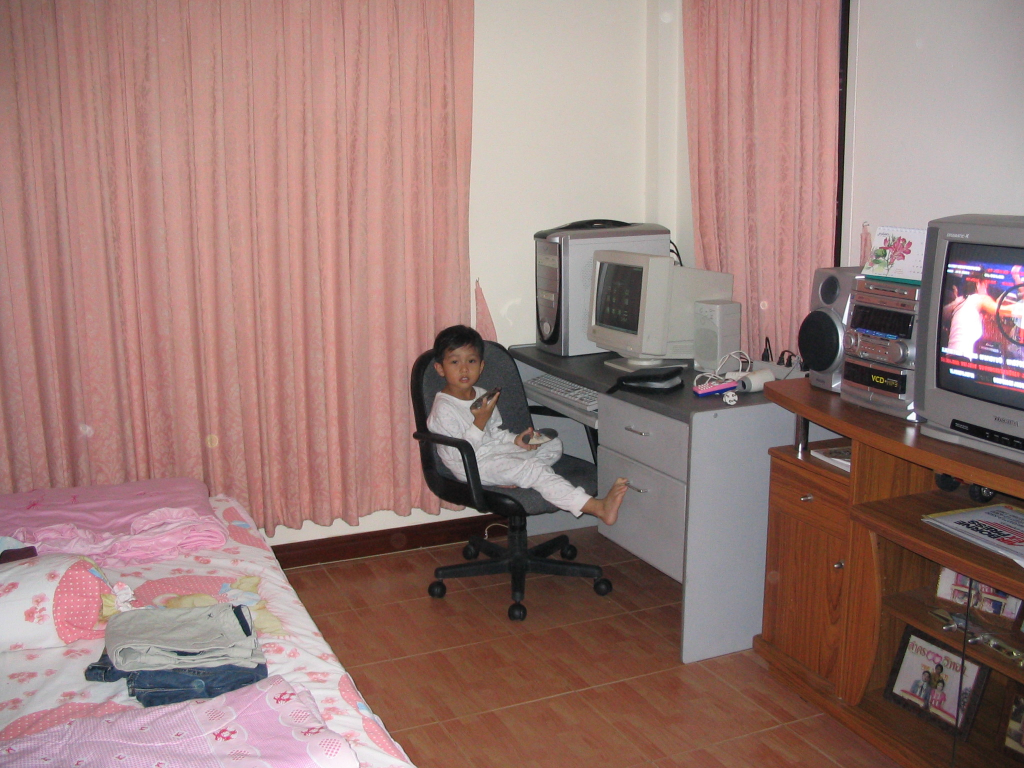
#> input picture Mc_Com.JPG, 2048 x 1536 px (shown at 1/2 size)
$ python basic.py
#> lines starting #> are read from the running program, lines starting #| are printed output that depends on the picture
import cv2 as cv

img = cv.imread('Mc_Com.JPG')
#> img is the input picture: shape (1536, 2048, 3); mean B, G, R 118.3, 123.3, 154.5
cv.imshow('Mc', img)

# Converting to grayscale
gray = cv.cvtColor(img, cv.COLOR_BGR2GRAY)
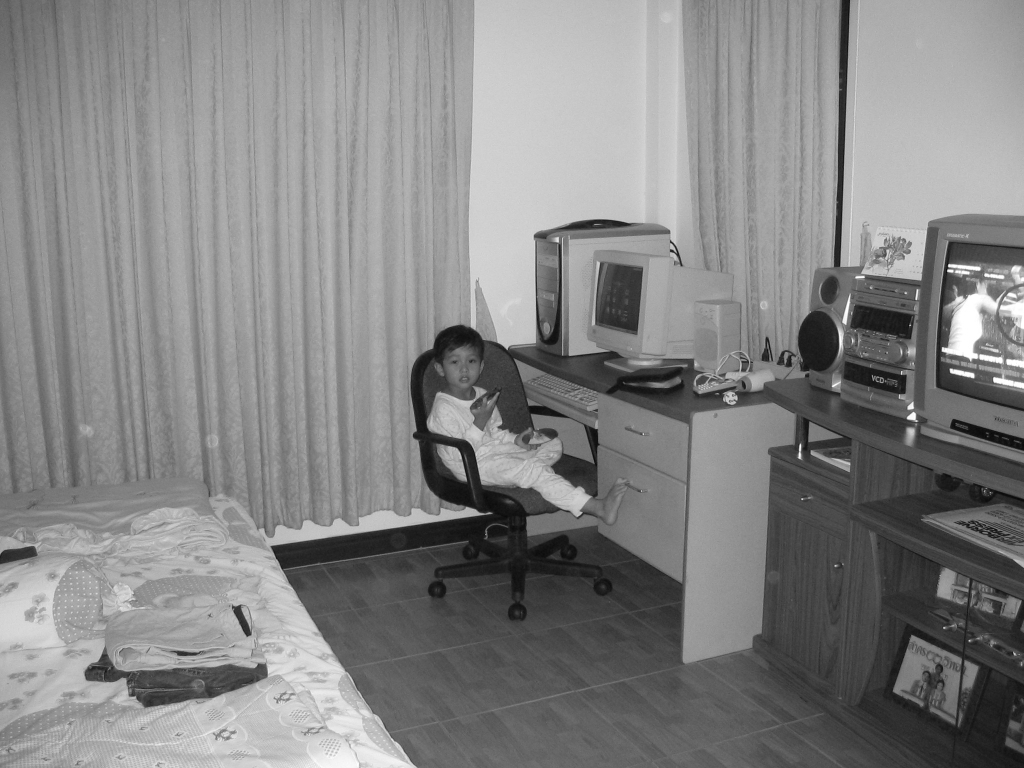
#> gray: shape (1536, 2048) (shown at 1/2 size); min 1, max 255, mean 132.1
cv.imshow('Gray', gray)

# Blur
# Number (7,7) the higher the number the more blur it get
blur = cv.GaussianBlur(img, (7,7), cv.BORDER_DEFAULT)
cv.imshow('Blur', blur)

# Edge Cascade
canny = cv.Canny(img, 125, 175)
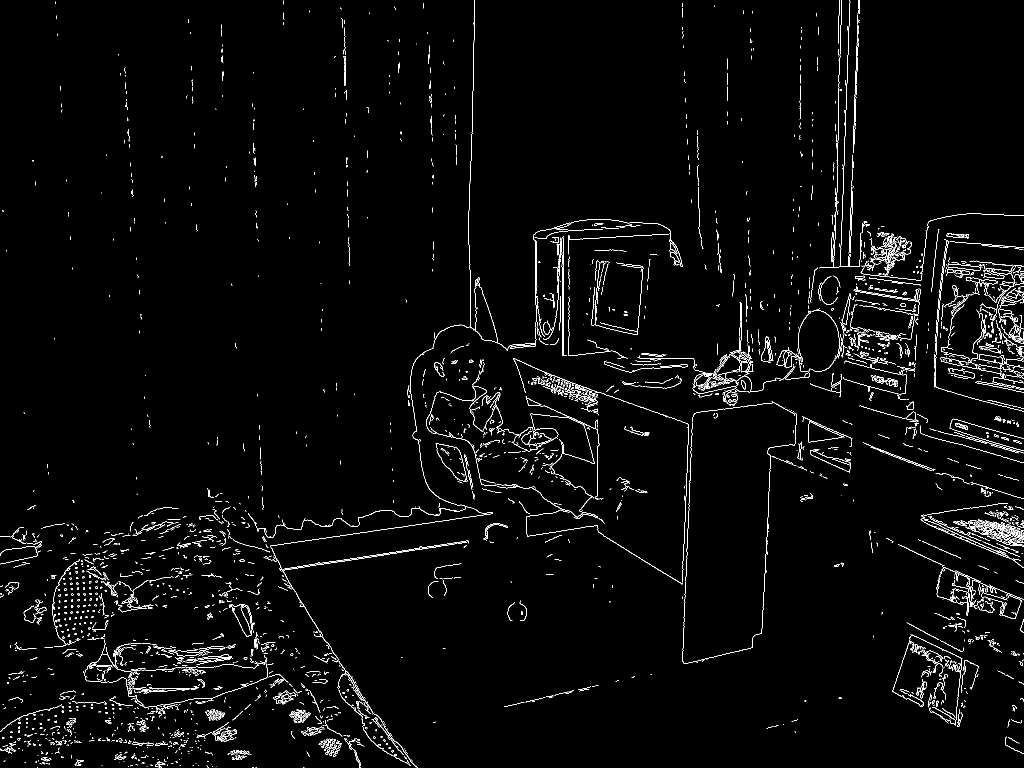
#> canny: shape (1536, 2048) (shown at 1/2 size); 2.3% white in thin lines or dots
cv.imshow('Canny Edges', canny)

# Dilating the image
# when try using more iterations the line get thicker
dilated = cv.dilate(canny, (3,3), iterations=1)
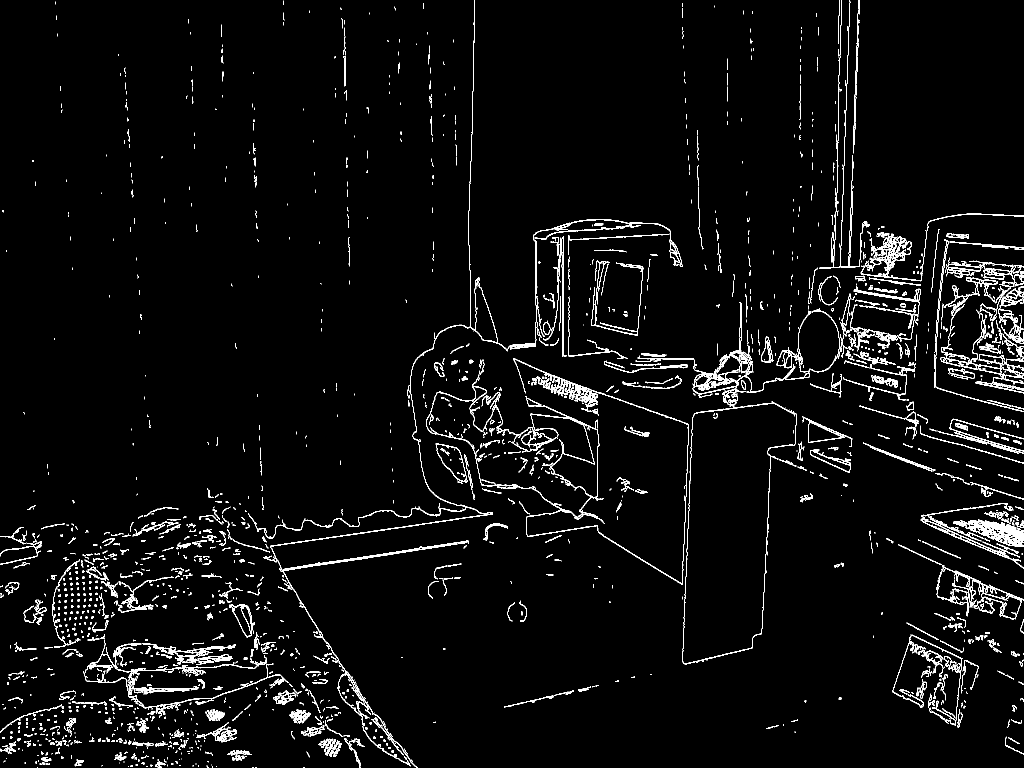
#> dilated: shape (1536, 2048) (shown at 1/2 size); 3.7% white in thin lines or dots
cv.imshow("Dilated", dilated)

# Eroding
eroded = cv.erode(dilated, (3,3), iterations=1)
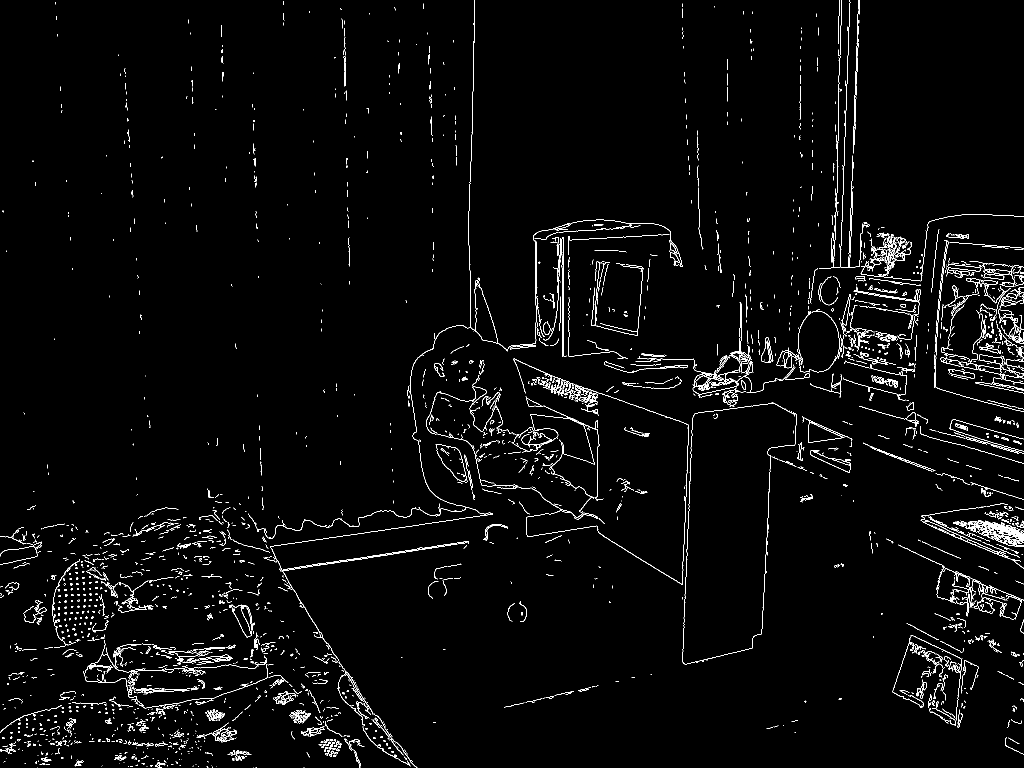
#> eroded: shape (1536, 2048) (shown at 1/2 size); 2.5% white in thin lines or dots
cv.imshow("Eroded", eroded)

# Resize to 500x500 ignore the aspect ration
resized = cv.resize(img, (500, 500))
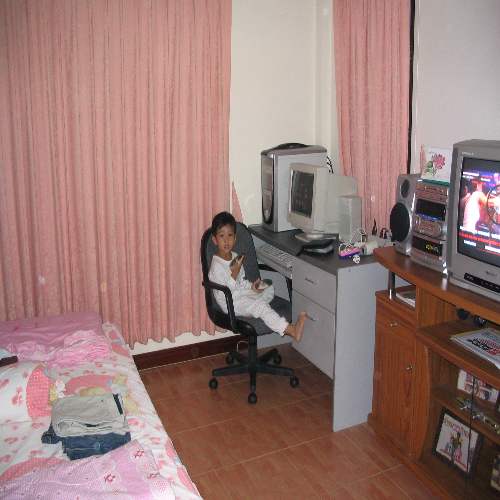
#> resized: shape (500, 500, 3); mean B, G, R 118.2, 123.2, 154.4
cv.imshow('Resized', resized)

# Resize to 500x500 with interpolation
resized_inter = cv.resize(img, (500, 500), interpolation=cv.INTER_CUBIC)
cv.imshow('Resized with Interpolation', resized_inter)

# Cropping
cropped = img[20:400, 20:400]
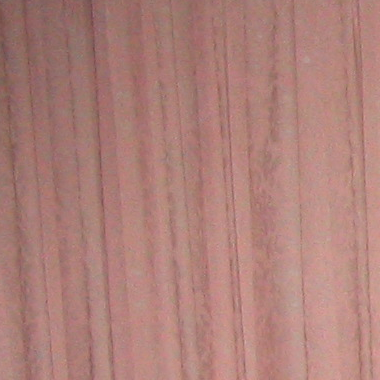
#> cropped: shape (380, 380, 3); mean B, G, R 121.2, 128.3, 173.7
cv.imshow('Cropped', cropped)

cv.waitKey(0)
